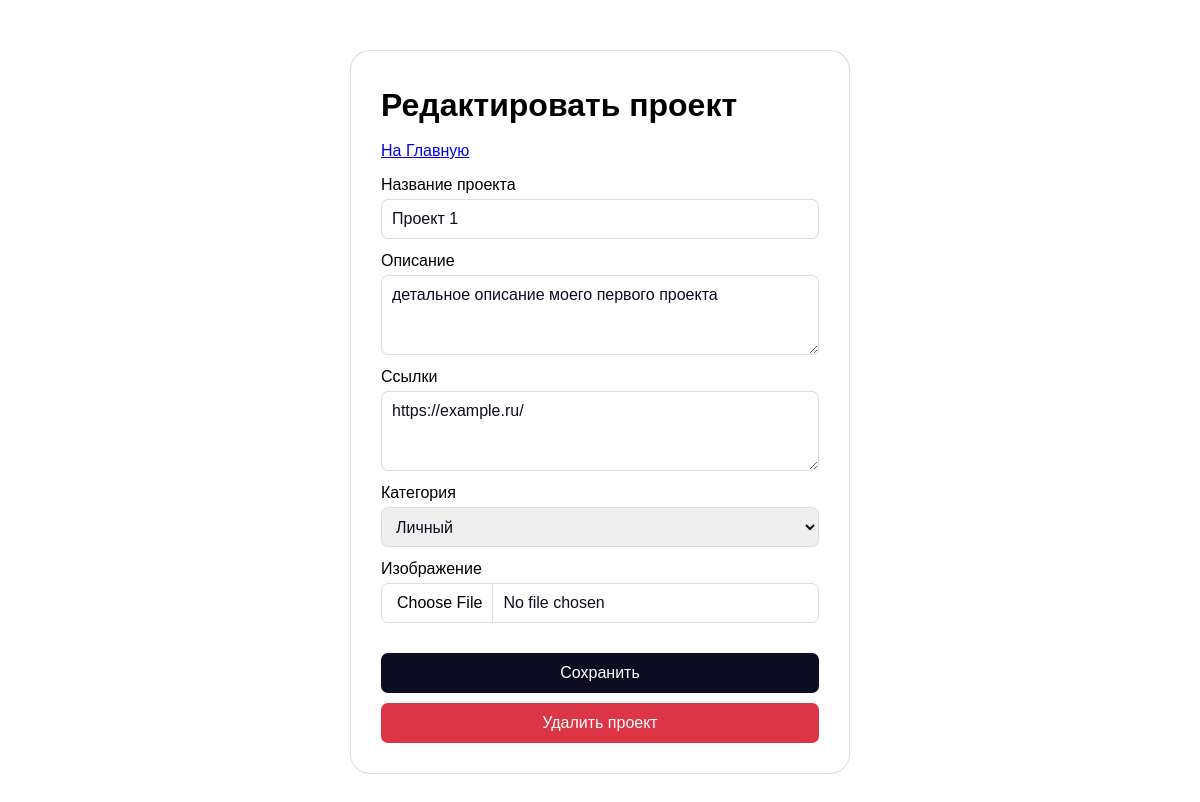
Page /edit_project/1 (signed in) on the committed database.
### tables this page shows
CREATE TABLE projects (
        id INTEGER PRIMARY KEY AUTOINCREMENT,
        user_id INTEGER NOT NULL,
        title TEXT NOT NULL,
        description TEXT NOT NULL,
        links TEXT,
        category TEXT NOT NULL CHECK(category IN ('учебный', 'личный', 'командный')),
        image_path TEXT,
        created_at TIMESTAMP DEFAULT CURRENT_TIMESTAMP,
        FOREIGN KEY (user_id) REFERENCES users(id)
        );

### app.py (the view, shortened to what this page needs)
@app.route('/edit_project/<int:project_id>', methods=['GET', 'POST'])
def edit_project(project_id):
    conn = sqlite3.connect(DATABASE)
    conn.row_factory = sqlite3.Row
    c = conn.cursor()
    c.execute('''
        SELECT projects.*, users.username FROM projects
        JOIN users ON projects.user_id = users.id
        WHERE projects.id = ? AND users.username = ?
    ''', (project_id, session['username']))
    project = c.fetchone()
    if not project:
        flash("Проект не найден или доступ запрещен", "failure")
        return redirect(url_for('index'))
    conn.close()
    return render_template('edit_project.html', project=project)

### templates/edit_project.html (shortened to what this page needs)
<!DOCTYPE html>
<html lang="ru">
<head>
    <link rel="stylesheet" href="/static/reset.css">
    <link rel="stylesheet" href="/static/style.css">
</head>
<body>
    <div class="container edit-proj-container">
        <h1>Редактировать проект</h1>
        <p><a href="{{ url_for('index') }}">На Главную</a></p>
        <form method="POST" enctype="multipart/form-data">
            <div>
                <label for="title">Название проекта</label>
                <input type="text" id="title" name="title" value="{{ project.title }}" required>
            </div>
            <div>
                <label for="description">Описание</label>
                <textarea id="description" name="description" maxlength="400" required>{{ project.description }}</textarea>
            </div>
            <div>
                <label for="links">Ссылки</label>
                <textarea id="links" name="links" maxlength="400">{{ project.links }}</textarea>
            </div>
            <div>
                <label for="category">Категория</label>
                <select id="category" name="category" required>
                    <option value="личный" {% if project.category == 'личный' %}selected{% endif %}>Личный</option>
                </select>
            </div>
            <div>
                <label for="image">Изображение</label>
                <input type="file" id="image" name="image" accept="image/*">
            </div>
            <button type="submit" class="margin10 def-btn">Сохранить</button>
        </form>
        <form method="POST" action="{{ url_for('delete_project', project_id=project.id) }}"
            onsubmit="return confirm('Вы уверены, что хотите удалить этот проект?');">
            <button type="submit" class="def-btn dlt-btn">Удалить проект</button>
        </form>
    </div>
</body>
</html>

### static/style.css (style rules this page uses)
.container { margin: 100px auto; width: 400px; padding: 30px; display: flex; flex-direction: column; gap: 10px; border: 1px rgba(219, 218, 222, 0.9) solid; border-radius: 20px; background-color: #fff; font-size: 12pt; color:#000; }
.container > form { display: flex; flex-direction: column; gap: 10px; }
.container > form > div { display: flex; flex-direction: column; }
.container input, .container textarea, .container select { color: #0d0c22; height: 40px; border: 1px rgba(219, 218, 222, 0.9) solid; border-radius: 7px; padding: 0 10px; margin-top: 2px; }
.container textarea { padding-top: 7px; height: 80px; resize: vertical; max-height: 150px; }
.def-btn { background-color: #0d0c22; color: #fff; height: 40px; border: none; border-radius: 7px; }
button,a { transition: .2s; }
.margin10 { margin-top: 20px; }
.dlt-btn { background-color: #dc3545; }
.add-container, .edit-proj-container { margin: 50px auto; width: 500px; }

### rows in the picture
projects: title "Проект 1", description "детальное описание моего первого проекта", links "https://example.ru/", category "Личный"
